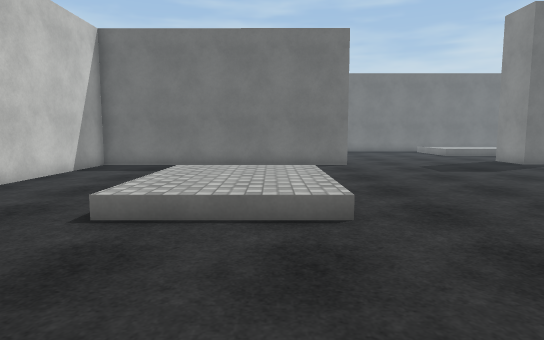
view 1 (above)

21 first-person views from a walk through a Unity game level. The camera is 1.4 m above the floor, tilts 6° down and sees 75° across. The floor is counted in squares, 1 m on a side. Each view is taken from the middle of a square. On the plan, view 1 faces up. The plan holds only what a view shows up to about 15 squares ahead; the rest is blank. The place goes on beyond the plan. The player character is not drawn. Surface patterns are stand-ins for the level's own textures.

view 2
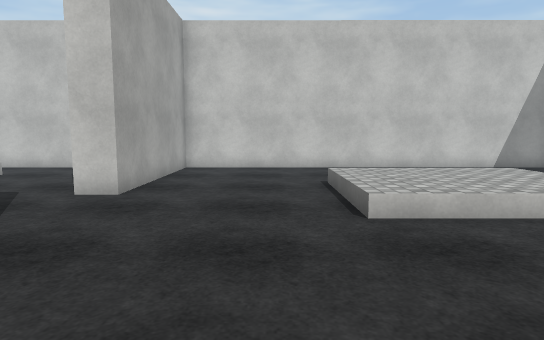

view 3
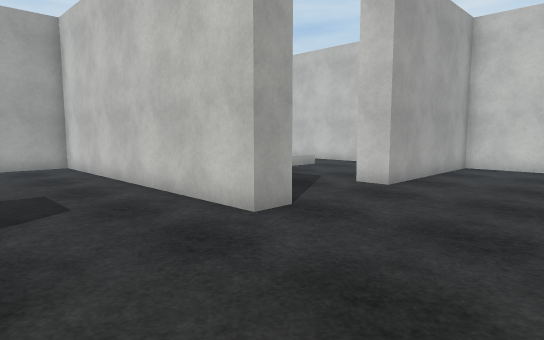

view 4
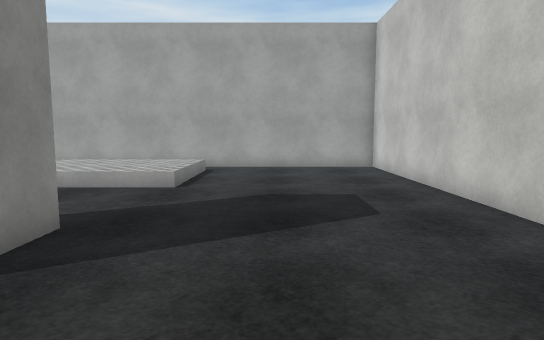

view 5
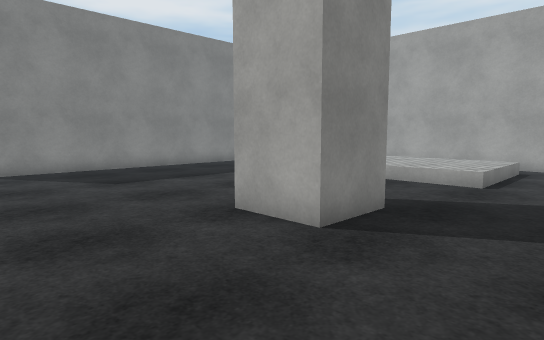

view 6
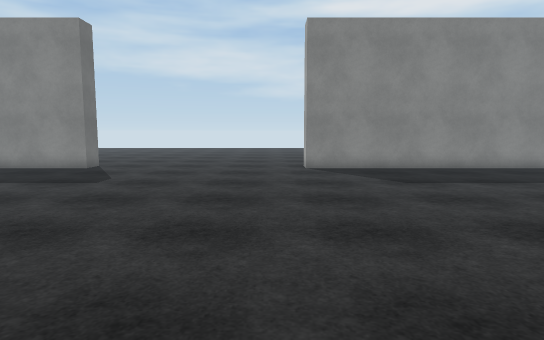

view 7
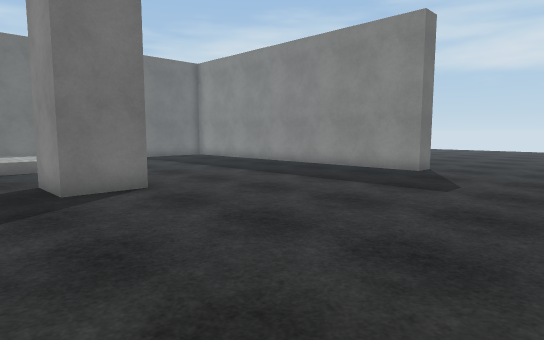

view 8
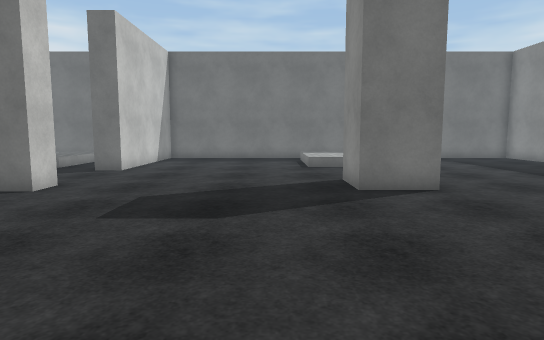

view 9
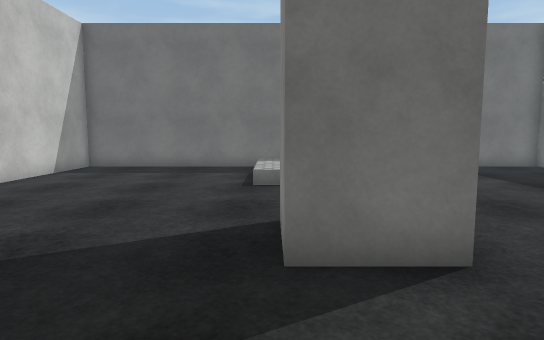

view 10
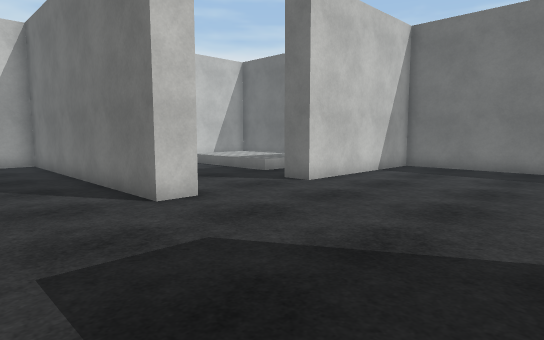

view 11
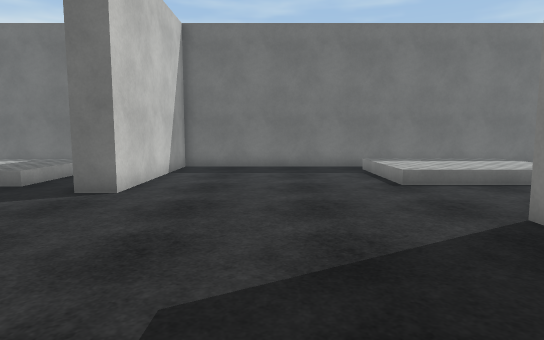

view 12
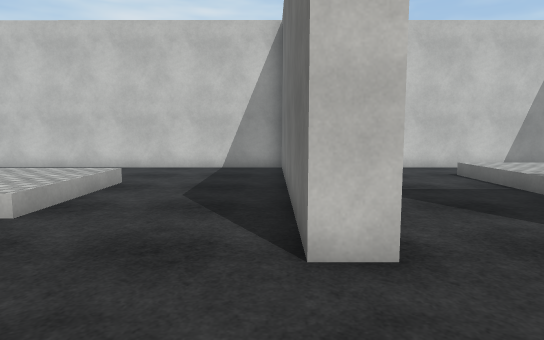

view 13
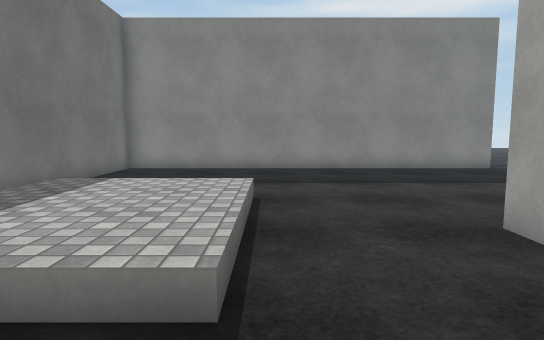

view 14
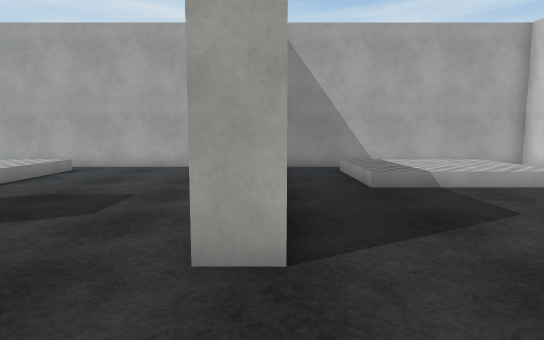

view 15
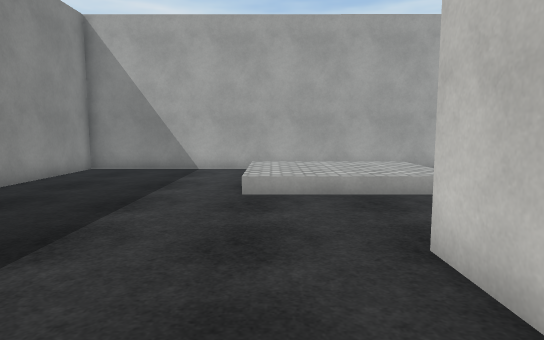

view 16
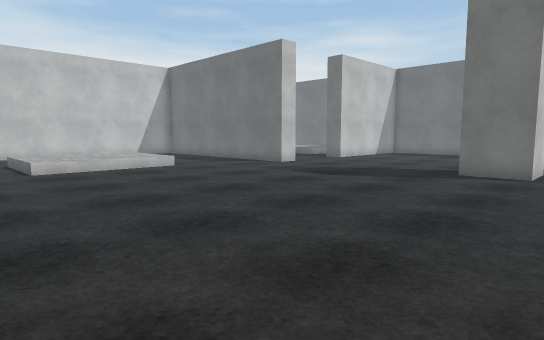

view 17
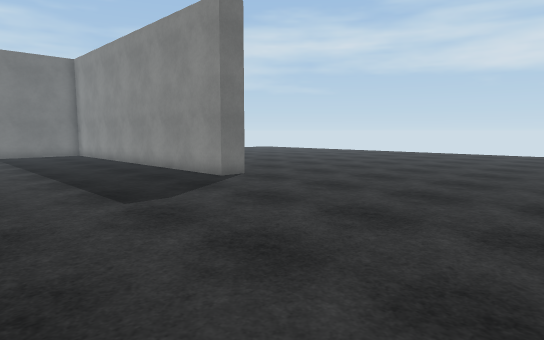

view 18
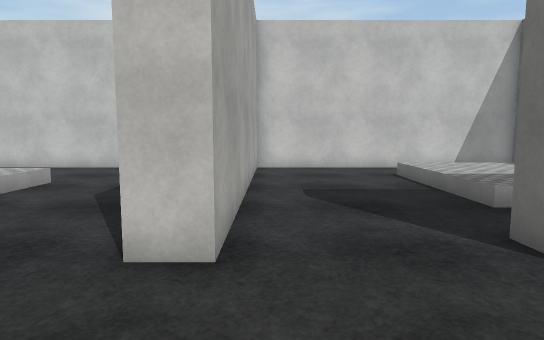

view 19
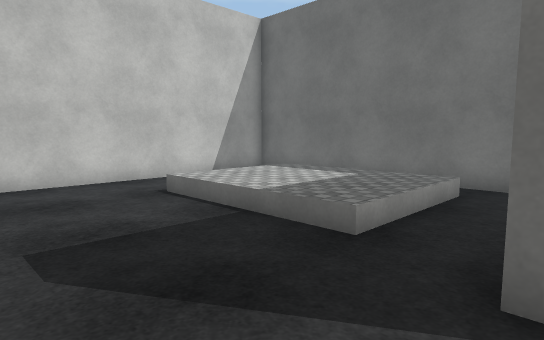

view 20
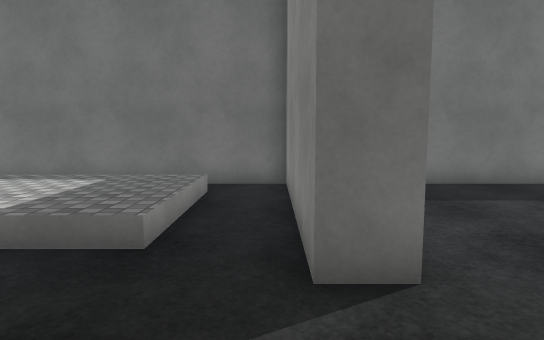

view 21
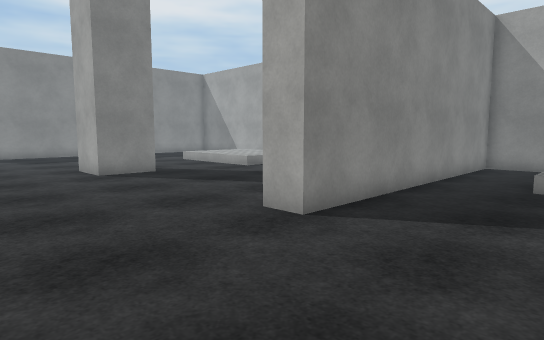

### Floor plan
Key: @ floor where view 1 was taken; # wall or solid block; . main floor; : floor 0.5 m higher than the main floor; / step, stairs or slope.
Columns run from 7 left of view 1 to 23 right of it. Each row starts with its distance up from view 1.
 27 ##############################
 26 #      ...#.......   ..   ...#
 25 # .:::::..#.......:::::.  ...#
 24 # .:::::..#.......:::::. ....#
 23 # .:::::..#.......:::::......#
 22 #..:::::..#.......:::::......#
 21 #../////..#..................#
 20 #............................#
 19 #............................#
 18 #............................#
 17 #.................###........#
 16 ###########.......###........#
 15 #............................#
 14 #............................#
 13 #............................#
 12 #............................##
 11 #.../////......................
 10 #.../::::......................
  9 #.../::::......................
  8 #.../::::......................
  7 #.../::::......................
  6 #.../::::......................
  5 #..............................
  4 #............................##
  3 #............................#
  2 #............................#
  1 #..................##........#
  0 #######@..##......###........#
 -1      .....##......###........#
 -2    .......##.................#
 -3  .........##.................#
 -4 #.........##.................#
 -5 #../////..##....../////......#
 -6 #..:::::..##......:::::......#
 -7 # .:::::..##......:::::......#
 -8   .:::::..##......:::::......#
 -9   ./////..##....../////......#
-10 #      ...##.......    ......#
-11 ##############################

Where each view was taken, in squares from view 1:
view 1: 0 up, 0 right, facing up
view 2: 4 up, 7 right, facing left
view 3: 5 up, 8 right, facing down-left
view 4: 4 up, 8 right, facing down
view 5: 5 up, 8 right, facing down-right
view 6: 5 up, 8 right, facing right
view 7: 7 up, 9 right, facing up-right
view 8: 7 up, 9 right, facing up
view 9: 12 up, 11 right, facing up
view 10: 12 up, 10 right, facing up-left
view 11: 12 up, 7 right, facing up
view 12: 15 up, 7 right, facing left
view 13: 21 up, 8 right, facing right
view 14: 4 up, 3 right, facing down
view 15: 3 up, 15 right, facing down
view 16: 3 up, 15 right, facing up-left
view 17: 3 up, 15 right, facing up-right
view 18: 17 up, 7 right, facing left
view 19: 17 up, 3 right, facing up-left
view 20: 17 up, 2 right, facing up
view 21: 5 up, 1 left, facing down-right
